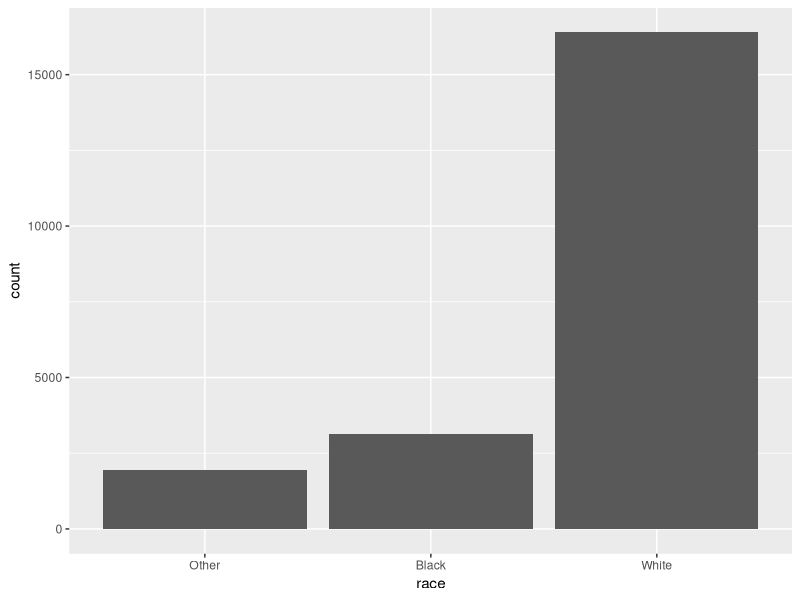
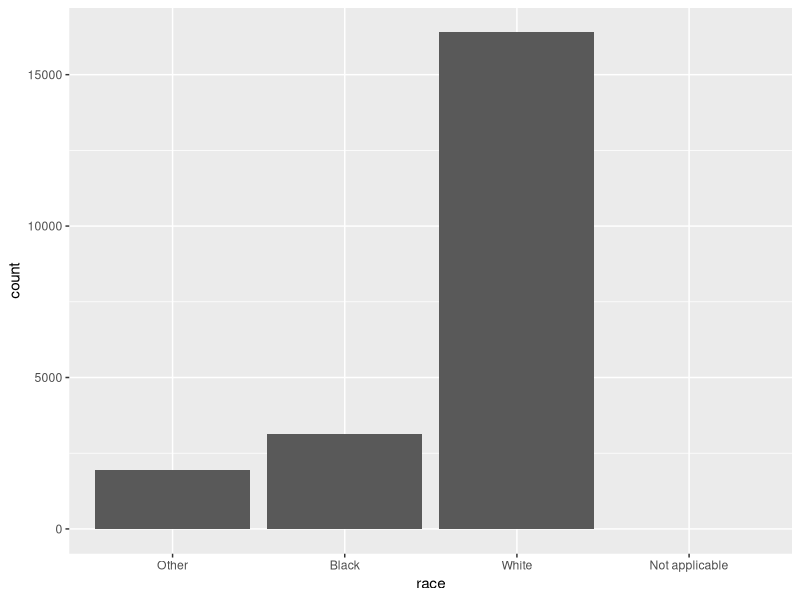
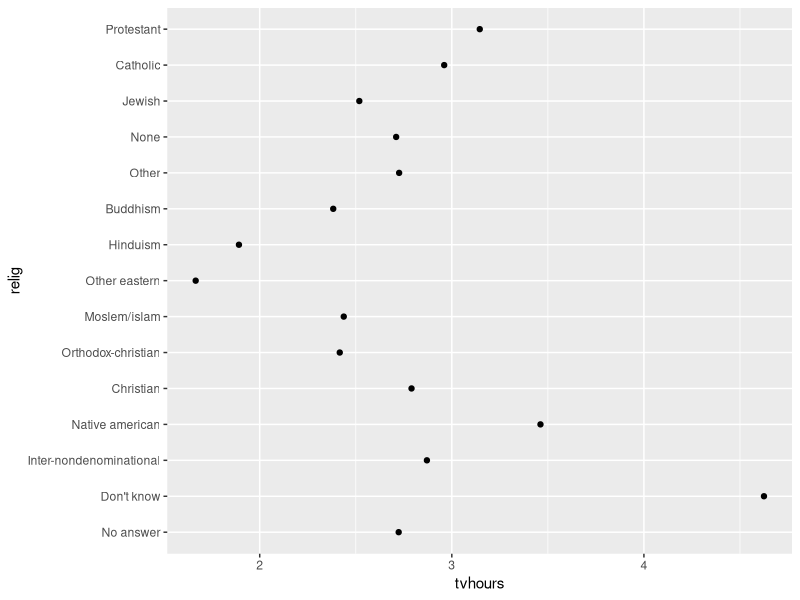
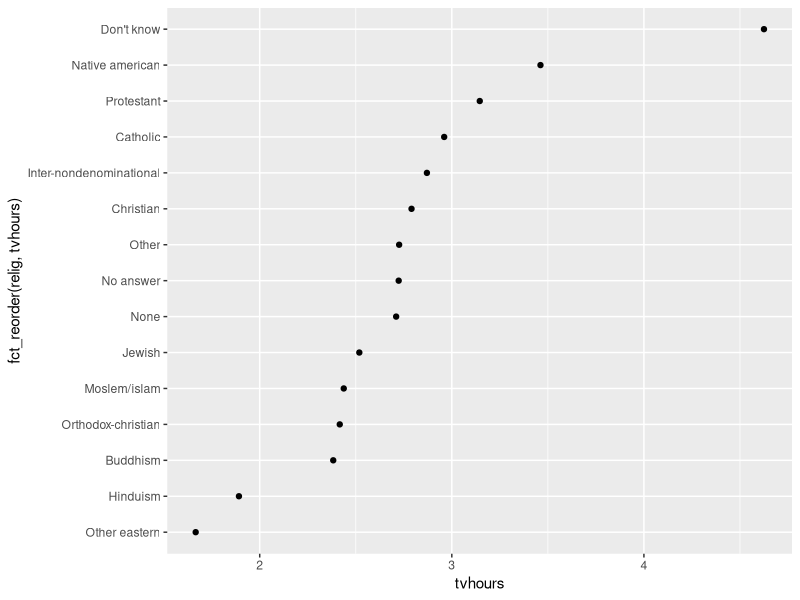
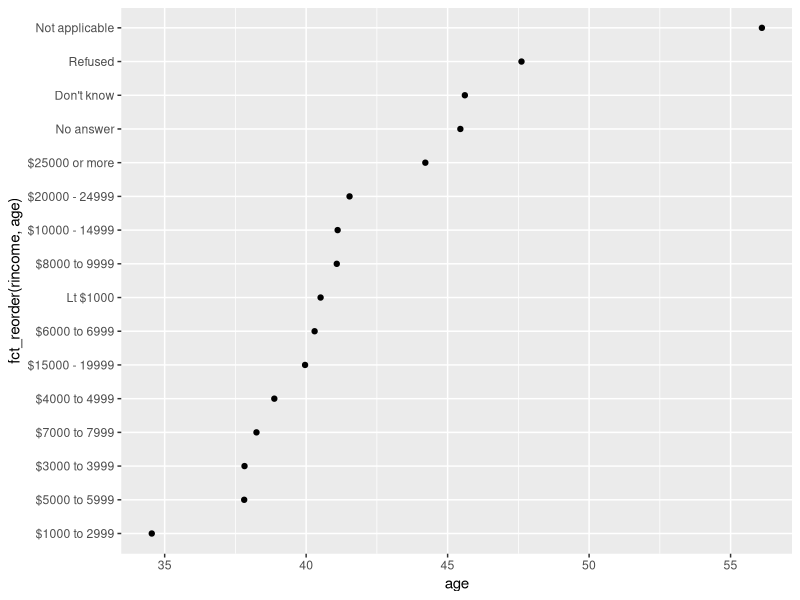
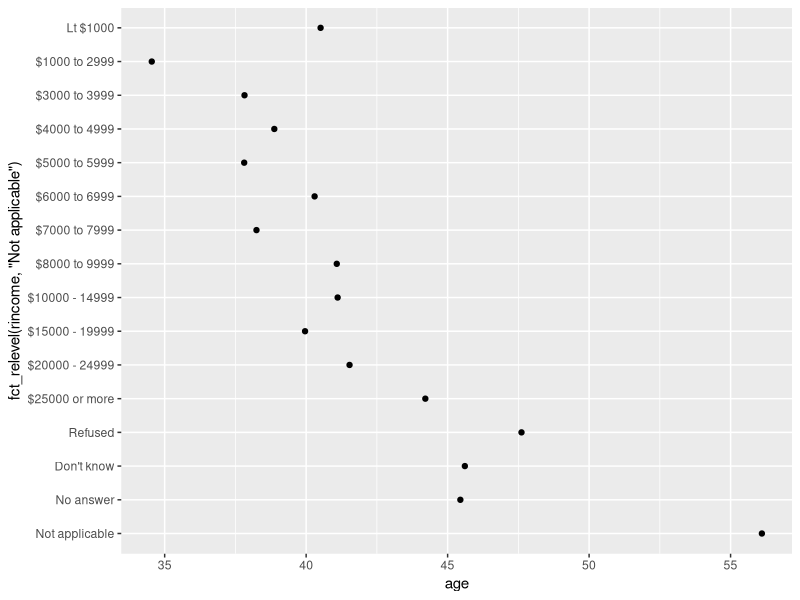
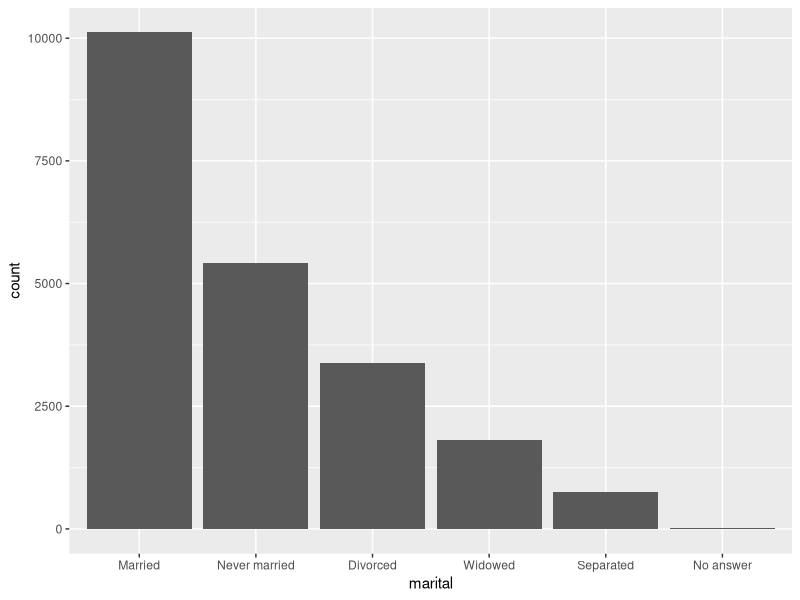
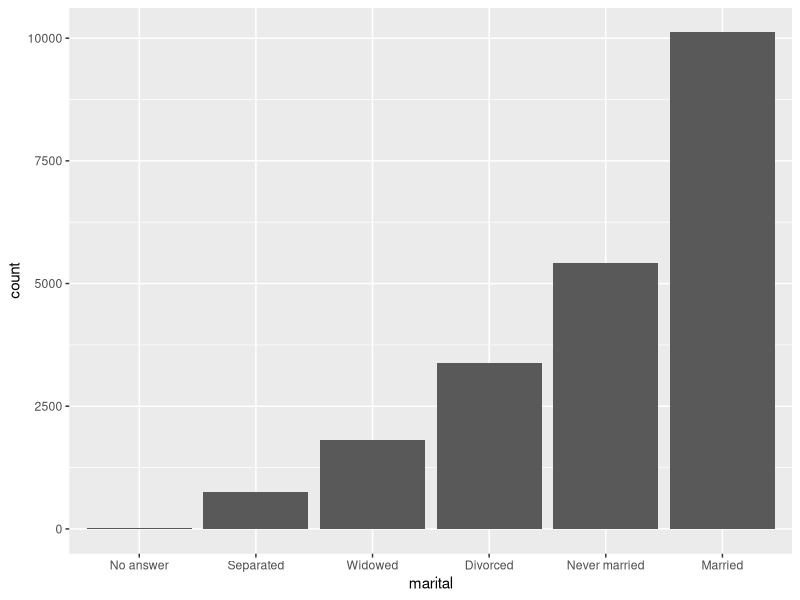

These figures' R source, in order:
## ---- chunk 1
library(tidyverse)
library(forcats)
## ---- chunk 2
x1 <- c("Dec", "Apr", "Jan", "Mar")
## ---- chunk 3
x2 <- c("Dec", "Apr", "Jam", "Mar")
## ---- chunk 4
sort(x1)
## ---- chunk 5
month_levels <- c("Jan", "Feb", "Mar", "Apr", "May", "Jun", "Jul", "Aug", "Sep", "Oct", "Nov", "Dec")
## ---- chunk 6
y1 <- factor(x1, levels = month_levels)
y1
sort(y1)
## ---- chunk 7
y2 <- factor(x2, levels = month_levels)
y2
## ---- chunk 8
sort(y1)
## ---- chunk 9
y2 <- parse_factor(x2, levels = month_levels)
## ---- chunk 10
factor(x1)
## ---- chunk 11
f1 <- factor(x1, levels = unique(x1))
f1

f2 <- x1 %>% factor() %>% fct_inorder()
f2
## ---- chunk 12
levels(f2)
## ---- chunk 13
gss_cat
## ---- chunk 14
gss_cat %>% 
  count(race)
## ---- chunk 15
ggplot(gss_cat, aes(race)) + geom_bar()
## ---- chunk 16
levels(gss_cat$race)
unique(gss_cat$race)
## ---- chunk 17
ggplot(gss_cat, aes(race)) + geom_bar() + scale_x_discrete(drop = FALSE)
## ---- chunk 18
relig_summary <- gss_cat %>% 
  group_by(relig) %>% 
  summarise(
    age = mean(age, na.rm = TRUE),
    tvhours = mean(tvhours, na.rm = TRUE),
    n = n()
  )

ggplot(relig_summary, aes(tvhours, relig)) + geom_point()
## ---- chunk 19
ggplot(relig_summary, aes(tvhours, fct_reorder(relig, tvhours))) + 
  geom_point()
## ---- chunk 20
rincome_summary <- gss_cat %>% 
  group_by(rincome) %>% 
  summarise(
    age = mean(age, na.rm = TRUE),
    tvhours = mean(tvhours, na.rm = TRUE),
    n = n()
  )

ggplot(rincome_summary, aes(age, fct_reorder(rincome, age))) + geom_point()
## ---- chunk 21
ggplot(rincome_summary, aes(age, fct_relevel(rincome, "Not applicable"))) + 
  geom_point()
## ---- chunk 22
gss_cat %>% 
  mutate(marital = marital %>% fct_infreq()) %>% 
  ggplot(aes(marital)) + 
  geom_bar()

gss_cat %>% 
  mutate(marital = marital %>% fct_infreq() %>% fct_rev()) %>% 
  ggplot(aes(marital)) +
  geom_bar()
## ---- chunk 23
gss_cat %>% 
  count(partyid)
## ---- chunk 24
gss_cat %>% 
  mutate(partyid = fct_recode(partyid,
                              "Republican, strong" = "Strong republican",
                              "Republican, weak" = "Not str republican",
                              "Independent, near rep" = "Ind,near rep",
                              "Independent, near dem" = "Ind,near dem",
                              "Democrat, weak" = "Not str democrat",
                              "Democrat, strong" = "Strong democrat"
                              )) %>% 
  count(partyid)
## ---- chunk 25
gss_cat %>% 
  mutate(partyid = fct_recode(partyid, 
                              "Republican, strong" = "Strong republican", 
                              "Republican, weak" = "Not str republican",
                              "Independent, near rep" = "Ind,near rep",
                              "Independent, near dem" = "Ind,near dem",
                              "Democrat, weak" = "Not str democrat",
                              "Democrat, strong" = "Strong democrat", # 여기까진 위와 같고,
                              "Other" = "No answer",
                              "Other" = "Don't know",
                              "Other" = "Other party"
                              )) %>% 
  count(partyid)
## ---- chunk 26
gss_cat %>% 
  mutate(partyid = fct_collapse(partyid,
                                other = c("No answer", "Don't know", "Other party"),
                                rep = c("Strong republican", "Not str republican"),
                                ind = c("Ind,near rep", "Ind,near dem"),
                                dem = c("Strong democrat", "Not str democrat")
                                )) %>% 
  count(partyid)
## ---- chunk 27
gss_cat %>% 
  mutate(relig = fct_lump(relig)) %>% 
  count(relig)
## ---- chunk 28
gss_cat %>% 
  mutate(relig = fct_lump(relig, n = 10)) %>% 
  count(relig, sort = TRUE) %>% 
  print(n = Inf)
